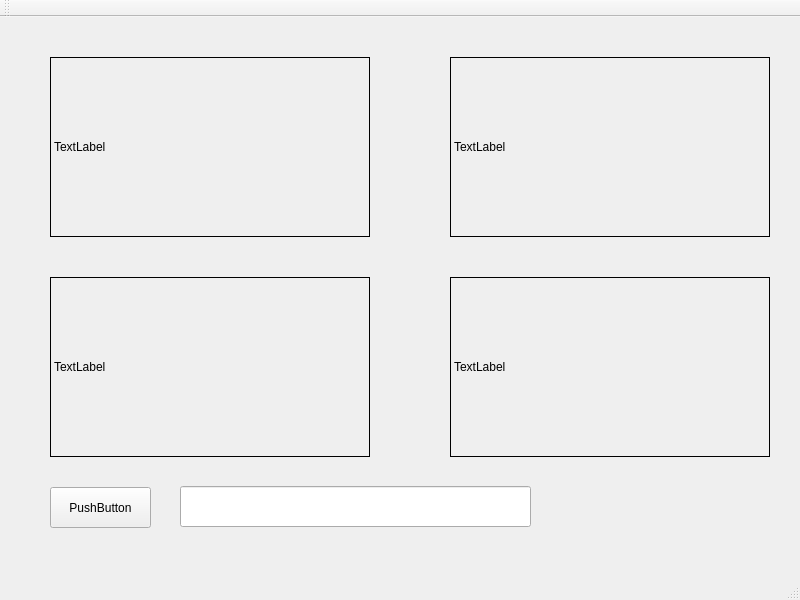
<?xml version="1.0" encoding="UTF-8"?>
<ui version="4.0">
 <class>MainWindow</class>
 <widget class="QMainWindow" name="MainWindow">
  <property name="geometry">
   <rect>
    <x>0</x>
    <y>0</y>
    <width>800</width>
    <height>600</height>
   </rect>
  </property>
  <property name="windowTitle">
   <string>MainWindow</string>
  </property>
  <widget class="QWidget" name="centralWidget">
   <widget class="QLabel" name="label">
    <property name="geometry">
     <rect>
      <x>50</x>
      <y>40</y>
      <width>320</width>
      <height>180</height>
     </rect>
    </property>
    <property name="frameShape">
     <enum>QFrame::Box</enum>
    </property>
    <property name="text">
     <string>TextLabel</string>
    </property>
   </widget>
   <widget class="QLabel" name="label_2">
    <property name="geometry">
     <rect>
      <x>450</x>
      <y>40</y>
      <width>320</width>
      <height>180</height>
     </rect>
    </property>
    <property name="frameShape">
     <enum>QFrame::Box</enum>
    </property>
    <property name="text">
     <string>TextLabel</string>
    </property>
   </widget>
   <widget class="QLabel" name="label_3">
    <property name="geometry">
     <rect>
      <x>50</x>
      <y>260</y>
      <width>320</width>
      <height>180</height>
     </rect>
    </property>
    <property name="frameShape">
     <enum>QFrame::Box</enum>
    </property>
    <property name="text">
     <string>TextLabel</string>
    </property>
   </widget>
   <widget class="QLabel" name="label_4">
    <property name="geometry">
     <rect>
      <x>450</x>
      <y>260</y>
      <width>320</width>
      <height>180</height>
     </rect>
    </property>
    <property name="frameShape">
     <enum>QFrame::Box</enum>
    </property>
    <property name="text">
     <string>TextLabel</string>
    </property>
   </widget>
   <widget class="QPushButton" name="pushButton">
    <property name="geometry">
     <rect>
      <x>50</x>
      <y>470</y>
      <width>101</width>
      <height>41</height>
     </rect>
    </property>
    <property name="text">
     <string>PushButton</string>
    </property>
   </widget>
   <widget class="QLineEdit" name="lineEdit">
    <property name="geometry">
     <rect>
      <x>180</x>
      <y>469</y>
      <width>351</width>
      <height>41</height>
     </rect>
    </property>
   </widget>
  </widget>
  <widget class="QMenuBar" name="menuBar">
   <property name="geometry">
    <rect>
     <x>0</x>
     <y>0</y>
     <width>800</width>
     <height>16</height>
    </rect>
   </property>
  </widget>
  <widget class="QToolBar" name="mainToolBar">
   <attribute name="toolBarArea">
    <enum>TopToolBarArea</enum>
   </attribute>
   <attribute name="toolBarBreak">
    <bool>false</bool>
   </attribute>
  </widget>
  <widget class="QStatusBar" name="statusBar"/>
 </widget>
 <layoutdefault spacing="6" margin="11"/>
 <resources/>
 <connections/>
</ui>
